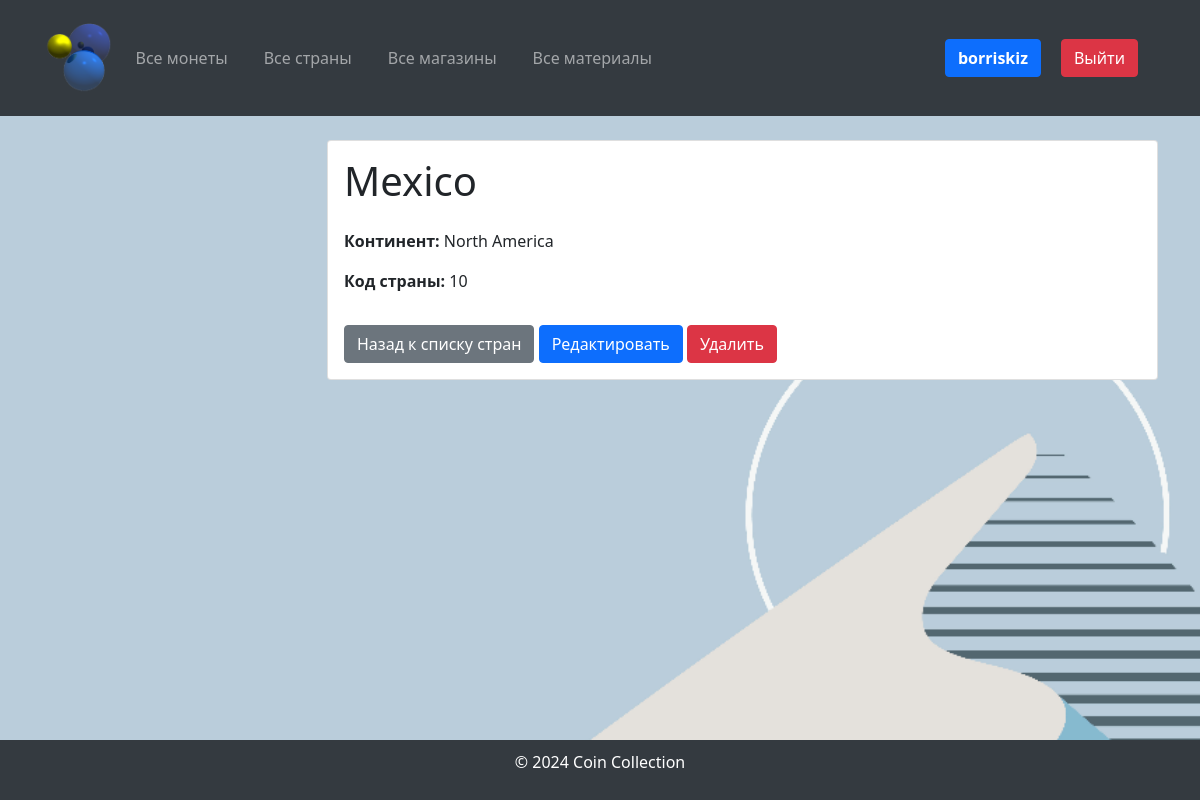
The page /countries/10/ (signed in) on the database its author committed.
### coindb/models.py (models this page shows, shortened)
class Country(models.Model):
    CONTINENT_CHOICES = [
        ("Africa", "Africa"),
        ("Asia", "Asia"),
        ("Europe", "Europe"),
        ("North America", "North America"),
        ("South America", "South America"),
        ("Antarctica", "Antarctica"),
        ("Australia", "Australia"),
    ]
    name = models.CharField(max_length=255, verbose_name="Country Name")
    continent = models.CharField(max_length=20, choices=CONTINENT_CHOICES, verbose_name="Continent")
    code = models.CharField(max_length=10, verbose_name="Country Code", unique=True)
    class Meta:
        verbose_name = "Country"
        verbose_name_plural = "Countries"

### coindb/views.py (the view)
# urls.py: path('countries/<int:pk>/', views.CountryDetailView.as_view(), name='country_detail'),
class CountryDetailView(LoginRequiredMixin, DetailView):
    model = Country
    template_name = 'country/country_detail.html'
    context_object_name = 'country'

### templates/country/country_detail.html (shortened to what this page needs)
{% extends 'base.html' %}
{% block content %}
    <div class="card">
        <div class="card-body">
            <h1 class="mb-4">{{ country.name }}</h1>
            <div class="row">
                <div class="col-md-6">
                    <p><strong>Континент:</strong> {{ country.get_continent_display }}</p>
                    <p><strong>Код страны:</strong> {{ country.code }}</p>
                </div>
            </div>
            <a href="{% url 'country_list' %}" class="btn btn-secondary mt-3">Назад к списку стран</a>
            <a href="{% url 'country_update' country.pk %}" class="btn btn-primary mt-3">Редактировать</a>
            <a href="{% url 'country_delete' country.pk %}" class="btn btn-danger mt-3">Удалить</a>
        </div>
    </div>
{% endblock %}

### templates/base.html (shortened to what this page needs)
<!DOCTYPE html>
<html lang="ru">
<head>
    <link href="https://cdn.jsdelivr.net/npm/bootstrap@5.1.3/dist/css/bootstrap.min.css" rel="stylesheet">
    <link href="https://cdnjs.cloudflare.com/ajax/libs/font-awesome/5.15.4/css/all.min.css" rel="stylesheet">
</head>
<body>
<header>
    <div class="container">
        <nav class="navbar navbar-expand-lg navbar-dark">
            <a class="navbar-brand" href="{% url 'coin_list' %}">
                <img src="/media/logo.png" alt="Монеты" style="height: 70px;">
            </a>
            <div class="collapse navbar-collapse" id="navbarNav">
                <ul class="navbar-nav me-auto">
                    <li class="nav-item">
                        <a class="nav-link" href="{% url 'coin_list' %}">Все монеты</a>
                    </li>
                    <li class="nav-item">
                        <a class="nav-link" href="{% url 'country_list' %}">Все страны</a>
                    </li>
                    <li class="nav-item">
                        <a class="nav-link" href="{% url 'shop_list' %}">Все магазины</a>
                    </li>
                    <li class="nav-item">
                        <a class="nav-link" href="{% url 'material_list' %}">Все материалы</a>
                    </li>
                </ul>
                <ul class="navbar-nav ml-auto d-flex align-items-center">
                    {% if user.is_authenticated %}
                        <li class="nav-item">
                            <a href="{% url 'profile' %}"
                               class="btn btn-primary ml-3"><strong>{{ user.username }}</strong></a>
                        </li>
                        <li class="nav-item">
                            <a href="{% url 'logout' %}" class="btn btn-danger ml-3">Выйти</a>
                        </li>
                    {% endif %}
                </ul>
            </div>
        </nav>
    </div>
</header>
<main class="container mt-4">
    <div class="row">
        <aside class="col-md-3">
        </aside>
        <section class="col-md-9">
            {% block content %}{% endblock %}
        </section>
    </div>
</main>
<footer>
    <p>&copy; 2024 Coin Collection</p>
</footer>
</body>
</html>

### templates/base.html (style rules this page uses)
body, html { display: flex; flex-direction: column; min-height: 100vh; margin: 0; }
main { flex-grow: 1; }
footer { background-color: #343a40; color: #fff; padding: 10px 0; text-align: center; }
body { background-image: url("/media/background.png"); background-size: cover; background-repeat: no-repeat; background-position: center; }
header { background-color: #343a40; color: #fff; padding: 10px 0; }
header a { color: #fff; text-decoration: none; margin-right: 20px; }

### rows shown on the page
Country: name "Mexico", continent "North America", code "10"

### other values the page prints
{{ user.username }} "borriskiz"
